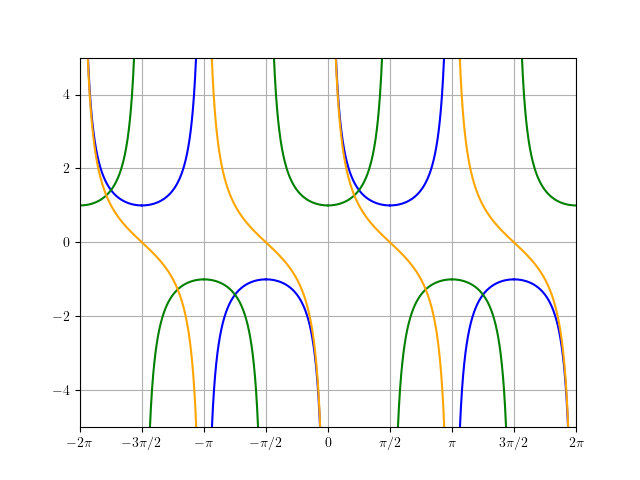

Source code (Python):
import matplotlib.pyplot as plt
import numpy as np

from matplotlib import rc
rc('text', usetex=True)

d = 0.001  # smaller value of d for more accurate graph

x1 = np.arange(-2 * np.pi, -(3*np.pi/2), d)
x2 = np.arange(-(3*np.pi/2), -(np.pi), d)
x3 = np.arange(-(np.pi), -(np.pi/2), d)
x4 = np.arange(-(np.pi/2), 0, d)
x5 = np.arange(0, np.pi/2 - d, d)
x6 = np.arange(np.pi/2 + d, np.pi - d, d)
x7 = np.arange(np.pi + d, 3 * np.pi / 2 - d, d)
x8 = np.arange(3 * np.pi / 2 + d, 2 * np.pi, d)

csc1 = 1 / np.sin(x1)
csc2 = 1 / np.sin(x2)
csc3 = 1 / np.sin(x3)
csc4 = 1 / np.sin(x4)
csc5 = 1 / np.sin(x5)
csc6 = 1 / np.sin(x6)
csc7 = 1 / np.sin(x7)
csc8 = 1 / np.sin(x8)

sec1 = 1 / np.cos(x1)
sec2 = 1 / np.cos(x2)
sec3 = 1 / np.cos(x3)
sec4 = 1 / np.cos(x4)
sec5 = 1 / np.cos(x5)
sec6 = 1 / np.cos(x6)
sec7 = 1 / np.cos(x7)
sec8 = 1 / np.cos(x8)

cot1 = 1 / np.tan(x1)
cot2 = 1 / np.tan(x2)
cot3 = 1 / np.tan(x3)
cot4 = 1 / np.tan(x4)
cot5 = 1 / np.tan(x5)
cot6 = 1 / np.tan(x6)
cot7 = 1 / np.tan(x7)
cot8 = 1 / np.tan(x8)


ax = plt.gca()
plt.xlim(-np.pi*2, np.pi*2)
plt.ylim(-5, 5)
ax.set_xticks(np.arange(-2*np.pi, 2*np.pi+np.pi/2, np.pi /2))
labels = [r'$-2\pi$', r'$-3\pi/2$', r'$-\pi$', r'$-\pi/2$', '$0$', r'$\pi/2$', r'$\pi$', r'$3\pi/2$', r'$2\pi$']
ax.set_xticklabels(labels)
for i in range(1, 9):
	plt.plot(eval("x" + str(i)), eval(str("csc") + str(i)), color="blue")
for i in range(1, 9):
	plt.plot(eval("x" + str(i)), eval(str("sec") + str(i)), color="green")
for i in range(1, 9):
 	plt.plot(eval("x" + str(i)), eval(str("cot") + str(i)), color="orange")
plt.grid(True)
plt.show()
